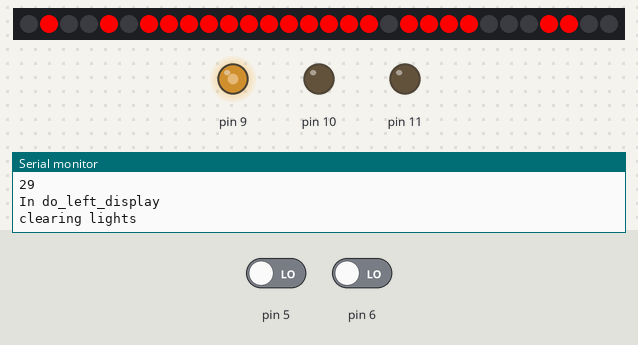
A sketch run on a simulated Arduino Uno, built with avr-gcc and run on an emulated ATmega328P. On the bench: 30 RGB LEDs in strip order, left to right, output pins drawn as LEDs (lit = HIGH), the last lines printed to the serial monitor. The test bench sets the inputs (shaded band); at power-on: pin 5 LOW, pin 6 LOW.

Above: at 1.2 s.
1.3 s: pin 5 driven HIGH
2.8 s: pin 6 driven HIGH
4.4 s: pin 6 driven LOW
7.4 s: pin 5 driven LOW
At 7.84 s:
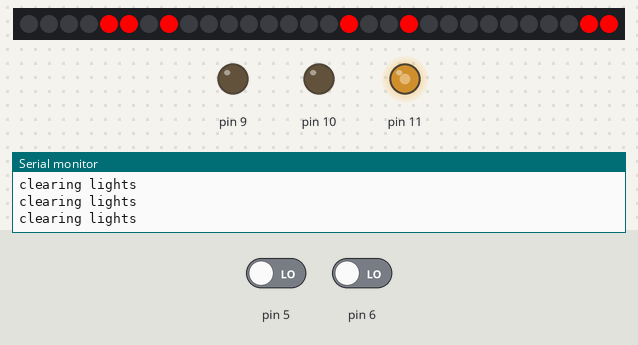
9.6 s: pin 5 driven HIGH and pin 6 driven HIGH
12.6 s: pin 5 driven LOW and pin 6 driven LOW
At 13.14 s:
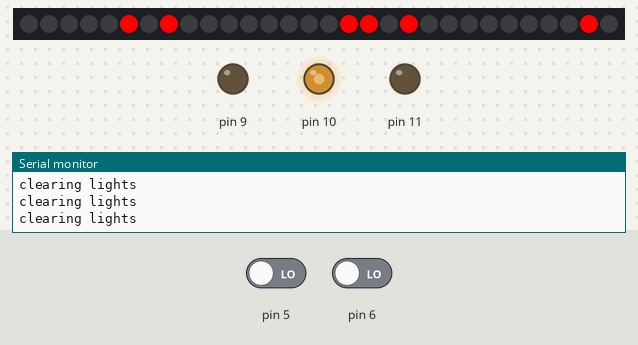
Timing chart, 0 to 15.6 s (numbered marks = the images above; inputs shaded):
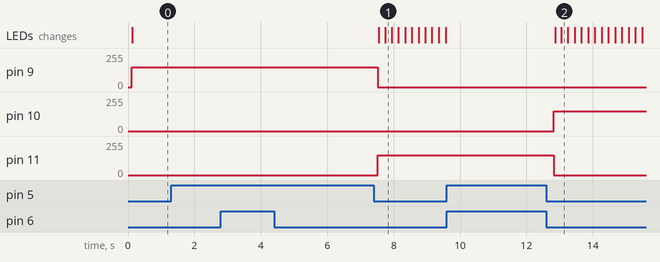

The sketch:

magic_box_arduino_code.ino
```cpp
#include "pin_mapping.cpp"
#include "states.h"

void setup() {
  Serial.begin(9600);
  states::current_state = states::do_init(RED_LED, GREEN_LED, BLUE_LED, BUTTON1, BUTTON2);
}

void loop() {
  states::current_state = states::run_state(states::current_state, RED_LED, GREEN_LED,
                                            BLUE_LED, BUTTON1, BUTTON2);
}
```

buttons.cpp
```cpp
#include "buttons.h"

namespace buttons
{


  int BUTTON_1_STATE;             // the current reading from the input pin
  int LAST_BUTTON_1_STATE = LOW;   // the previous reading from the input pin
  int BUTTON_2_STATE;             // the current reading from the input pin
  int LAST_BUTTON_2_STATE = LOW;   // the previous reading from the input pin

  unsigned long LAST_DEBOUNCE_TIME_BUTTON_1 = 0;  // the last time the output pin was toggled
  unsigned long LAST_DEBOUNCE_TIME_BUTTON_2 = 0;  // the last time the output pin was toggled
  unsigned long DEBOUNCE_DELAY = 50;    // the debounce time; increase if the output flickers

  bool is_button_pressed(const int& button_pin, int& last_button_state,  unsigned long& last_debounce_time, const int& debounce_delay, int& button_state)
  {
    int reading = digitalRead(button_pin);
    // check to see if you just pressed the button
    // (i.e. the input went from LOW to HIGH), and you've waited long enough
    // since the last press to ignore any noise:
    // If the switch changed, due to noise or pressing:
    if (reading != last_button_state)
    {
      // reset the debouncing timer
      last_debounce_time = millis();
    }

    // https://www.norwegiancreations.com/2018/10/arduino-tutorial-avoiding-the-overflow-issue-when-using-millis-and-micros/
    if ((unsigned long)(millis() - last_debounce_time) > debounce_delay)
    {
      // whatever the reading is at, it's been there for longer than the debounce
      // delay, so take it as the actual current state:

      // if the button state has changed:
      if (reading != button_state)
      {
        Serial.println("changing button state");
        Serial.println(reading);
        Serial.println(button_state);
        button_state = reading;
        Serial.println(button_state);

      }
    }

    last_button_state = reading;

    return button_state == HIGH;

  }
  bool is_button_1_pressed(const int& button_1_pin)
  {
    return is_button_pressed(button_1_pin, LAST_BUTTON_1_STATE,
                             LAST_DEBOUNCE_TIME_BUTTON_1,
                             DEBOUNCE_DELAY, BUTTON_1_STATE);
  }
  bool is_button_2_pressed(const int& button_2_pin)
  {
    return is_button_pressed(button_2_pin, LAST_BUTTON_2_STATE,
                             LAST_DEBOUNCE_TIME_BUTTON_2,
                             DEBOUNCE_DELAY, BUTTON_2_STATE);
  }

}
```

buttons.h
```cpp
#ifndef BUTTONS_H
#define BUTTONS_H

#include <Arduino.h>

namespace buttons
{

  extern int BUTTON_1_STATE;             // the current reading from the input pin
  extern int LAST_BUTTON_1_STATE;   // the previous reading from the input pin
  extern int BUTTON_2_STATE;             // the current reading from the input pin
  extern int LAST_BUTTON_2_STATE;   // the previous reading from the input pin

  extern unsigned long LAST_DEBOUNCE_TIME_BUTTON_1;  // the last time the output pin was toggled
  extern unsigned long LAST_DEBOUNCE_TIME_BUTTON_2;  // the last time the output pin was toggled
  extern unsigned long DEBOUNCE_DELAY;    // the debounce time; increase if the output flickers

  bool is_button_pressed(const int& button_pin, int& last_button_state,  unsigned long& last_debounce_time, const int& debounce_delay, int& button_state);
  bool is_button_1_pressed(const int& button_1_pin);
  bool is_button_2_pressed(const int& button_2_pin);

}

#endif
```

lights.cpp
```cpp
#include "lights.h"


namespace lights
{
  CRGB leds[NUM_LED];
  int led_matrix[NUM_ROWS][NUM_COLS];
  bool a_letter[5][3] =
  {
      {false, true, false},
      {true, false, true},
      {true, true, true},
      {true, false, true},
      {true, false, true}
  };

  bool d_letter[NUM_ROWS][3] =
  {
      {true, true, false},
      {true, false, true},
      {true, false, true},
      {true, false, true},
      {true, true, false}
  };
  bool h_letter[NUM_ROWS][3] =
  {
      {true, false, true},
      {true, false, true},
      {true, true, true},
      {true, false, true},
      {true, false, true}
  };

  bool i_letter[NUM_ROWS][3] =
  {
      {true, true, true},
      {false, true, false},
      {false, true, false},
      {false, true, false},
      {true, true, true}
  };
  bool m_letter[NUM_ROWS][3] =
  {
      {true, false, true},
      {true, true, true},
      {true, true, true},
      {true, false, true},
      {true, false, true}
  };
  bool n_letter[NUM_ROWS][3] =
  {
      {true, false, true},
      {true, true, true},
      {true, true, true},
      {true, false, true},
      {true, false, true}
  };
  bool r_letter[NUM_ROWS][3] =
  {
      {true, true, true},
      {true, false, true},
      {true, true, true},
      {true, true, false},
      {true, false, true}
  };
  bool s_letter[NUM_ROWS][3] =
  {
      {true, true, true},
      {true, false, false},
      {true, true, true},
      {false, false, true},
      {true, true, true}
  };
  bool u_letter[NUM_ROWS][3] =
  {
      {true, false, true},
      {true, false, true},
      {true, false, true},
      {true, false, true},
      {true, true, true}
  };

  bool y_letter[NUM_ROWS][3] =
  {
      {true, false, true},
      {true, true, true},
      {false, true, false},
      {false, true, false},
      {false, true, false}
  };

  bool z_letter[NUM_ROWS][3] =
  {
      {true, true, true},
      {false, false, true},
      {false, true, false},
      {true, false, false},
      {true, true, true}
  };

  byte GLOBAL_R{255};
  byte GLOBAL_G{0};
  byte GLOBAL_B{0};


  void show_left_pattern()
  {
    leds[0] = CRGB(255, 0, 0);
    FastLED.show();
    leds[1] = CRGB(0, 255, 0);
    FastLED.show();
    leds[2] = CRGB(0, 0, 255);
    FastLED.show();
  }

  void zero_leds()
  {
    Serial.println("clearing lights");
    int index{0};
    for (int i = 0; i < lights::NUM_ROWS; i++)
    {
      for (int j = 0; j < lights::NUM_COLS; j++)
      {
        index = led_matrix[i][j];
        leds[index] = CRGB(0, 0, 0);
      }
    }
    FastLED.show();
  }

  void show_heart()
  {
    int index{0};
    // first row of 30 pixel heart
    index = led_matrix[0][1];
    leds[index] = CRGB(255, 0, 0);
    index = led_matrix[0][4];
    leds[index] = CRGB(255, 0, 0);

    // next 2 rows are all lit up
    for (int i = 1; i < 3; i++)
    {
      for (int j = 0; j < lights::NUM_COLS; j++)
      {
        index = led_matrix[i][j];
        leds[index] = CRGB(255, 0, 0);
      }
    }

    for (int j = 1; j < 5; j++)
    {
      index = led_matrix[3][j];
      leds[index] = CRGB(255, 0, 0);
    }

    index = led_matrix[4][2];
    leds[index] = CRGB(255, 0, 0);
    index = led_matrix[4][3];
    leds[index] = CRGB(255, 0, 0);
    FastLED.show();
  }

  MagicBoxLeds::MagicBoxLeds(int num_leds, int loop_rate_hz) : num_leds_(num_leds), loop_rate_hz_(loop_rate_hz)
  {

  }

void MagicBoxLeds::blinkLight(int pin, byte intensity, bool& on)
  {
    if (isTimeToUpdate())
    {
      if (on)
      {
        on = false;
        analogWrite(pin, 0);
      }
      else
      {
        on = true;
        analogWrite(pin, intensity);
      }

    }
  }

  void MagicBoxLeds::reset()
  {
      last_led_change_time = 0;
      current_index_ = 0;
  }

  bool MagicBoxLeds::scrollLetter(int letter, int r, int g, int b)
  {
    switch(letter)
    {
    case 97: {
               return scrollTextLeft(a_letter, r, g, b);
               break;
            }
    case 100: {
           return scrollTextLeft(d_letter, r, g, b);
           break;
        }
    case 104: {
           return scrollTextLeft(h_letter, r, g, b);
           break;
        }
    case 105: {
           return scrollTextLeft(i_letter, r, g, b);
           break;
        }
    case 109: {
           return scrollTextLeft(m_letter, r, g, b);
           break;
        }
    case 110: {
           return scrollTextLeft(n_letter, r, g, b);
           break;
        }
    case 114: {
           return scrollTextLeft(r_letter, r, g, b);
           break;
        }
    case 115: {
           return scrollTextLeft(s_letter, r, g, b);
           break;
        }
    case 117: {
           return scrollTextLeft(u_letter, r, g, b);
           break;
        }
    case 121: {
           return scrollTextLeft(y_letter, r, g, b);
           break;
        }
    case 122: {
           return scrollTextLeft(z_letter, r, g, b);
           break;
        }
    default: {
             return false;
             break;
            }
    }
  }
  bool MagicBoxLeds::scrollTextLeft(bool letter[5][3], int r, int g, int b)
  {
    if (isTimeToUpdate())
    {
      zero_leds();
      // we want to scroll all the way off the screen, so permit starting on 6 - 8, -2, as we will add 2 to it and get to 0
      if (current_index_ > 8)
      {
        return true;
      }
      else
      {
        current_index_ += 1;
      }
      int led_index;
      // iterating over 3 letter cols
      int starting_col = NUM_COLS - current_index_;
      for (int j = 0; j < 3; j++)
      {
        if (starting_col + j > NUM_COLS - 1 || starting_col + j < 0)
        {
          continue;
        }
        for (int i = 0; i < NUM_ROWS; i++)
        {
          if (letter[i][j])
          {
            led_index = lights::led_matrix[i][starting_col + j];
            leds[led_index] = CRGB(r, g, b);
          }
        }
      }

    }
    FastLED.show();
    return false;
  }

  bool MagicBoxLeds::isTimeToUpdate()
  {
    if (millis() - last_led_change_time > (((float)1 / loop_rate_hz_) * 1000))
    {
      last_led_change_time = millis();
      return true;
    }
    else
    {
      return false;
    }

  }
  void MagicBoxLeds::walkLEDArray(int r, int g, int b)
  {
    if (isTimeToUpdate())
    {
      leds[current_index_] = CRGB(0, 0, 0);
      current_index_++;
      if (current_index_ == num_leds_)
      {
        current_index_ = 0;
      }
      leds[current_index_] = CRGB(r, g, b);
    }
    FastLED.show();
  }


  void show_loop_pattern(MagicBoxLeds& magic_leds, int r, int g, int b)
  {
    magic_leds.walkLEDArray(r, g, b);
  }


  void printLEDMatrix()
  {
    for (int i = 0; i < lights::NUM_ROWS; i++)
    {
      for (int j = 0; j < lights::NUM_COLS; j++)
      {
        Serial.println( lights::led_matrix[i][j]);
      }
    }
  }

}
```

lights.h
```cpp
#ifndef LIGHTS_H
#define LIGHTS_H

#include <Arduino.h>
#include <FastLED.h>

namespace lights
{

  const int NUM_ROWS{5};
  const int NUM_COLS{6};
  const int NUM_LED{NUM_ROWS * NUM_COLS};
  extern CRGB leds[];

  extern int led_matrix[NUM_ROWS][NUM_COLS];


  extern bool a_letter[NUM_ROWS][3];
  extern bool d_letter[NUM_ROWS][3];
  extern bool h_letter[NUM_ROWS][3];
  extern bool i_letter[NUM_ROWS][3];
  extern bool m_letter[NUM_ROWS][3];
  extern bool n_letter[NUM_ROWS][3];
  extern bool r_letter[NUM_ROWS][3];
  extern bool s_letter[NUM_ROWS][3];
  extern bool u_letter[NUM_ROWS][3];
  extern bool y_letter[NUM_ROWS][3];
  extern bool z_letter[NUM_ROWS][3];

  extern byte GLOBAL_R;
  extern byte GLOBAL_G;
  extern byte GLOBAL_B;

  void show_left_pattern();

  class MagicBoxLeds
  {
    public:
      MagicBoxLeds(int num_leds, int loop_rate_hz);
      void walkLEDArray(int r, int g, int b);
      bool MagicBoxLeds::scrollTextLeft(bool letter[5][3], int r, int g, int b);
      bool MagicBoxLeds::scrollLetter(int letter, int r, int g, int b);
      void reset();
      void blinkLight(int pin, byte intensity, bool& on);
    private:
      bool isTimeToUpdate();
      unsigned long last_led_change_time{0};
      int num_leds_;
      int loop_rate_hz_;
      int current_index_{0};

  };

  void show_loop_pattern(MagicBoxLeds& magic_leds, int r, int g, int b);

  void zero_leds();
  void show_heart();

  void printLEDMatrix();
}

#endif
```

pin_mapping.cpp
```cpp
#define RED_LED 9
#define GREEN_LED 10
#define BLUE_LED 11

#define BUTTON1 6
#define BUTTON2 5

#define LED_PIN     A2
```

states.h
```cpp
#ifndef STATES_H
#define STATES_H

#include <Arduino.h>

#include "lights.h"
#include "buttons.h"

namespace states
{

  // TODO: make function sig into struct
  typedef enum
  {
    STATE_INITIAL,
    STATE_LEFTDISPLAY,
    STATE_RIGHTDISPLAY,
    STATE_CENTERDISPLAY,
    STATE_LIGHTCONFIG,
    NUM_STATES
  } state_t;

  typedef state_t state_func_t(const int& red_led_pin, const int& green_led_pin,
                          const int& blue_led_pin, const int& button_1_pin,
                          const int& button_2_pin);

  extern state_t current_state;

  state_t do_init(const int& red_led_pin, const int& green_led_pin,
                          const int& blue_led_pin, const int& button_1_pin,
                          const int& button_2_pin);

  state_t do_left_display(const int& red_led_pin, const int& green_led_pin,
                          const int& blue_led_pin, const int& button_1_pin,
                          const int& button_2_pin);

  state_t do_right_display(const int& red_led_pin, const int& green_led_pin,
                          const int& blue_led_pin, const int& button_1_pin,
                          const int& button_2_pin);

  state_t do_center_display(const int& red_led_pin, const int& green_led_pin,
                          const int& blue_led_pin, const int& button_1_pin,
                          const int& button_2_pin);

  state_t do_light_config(const int& red_led_pin, const int& green_led_pin,
                          const int& blue_led_pin, const int& button_1_pin,
                          const int& button_2_pin);

  extern state_func_t* const STATE_TABLE[5];

  state_t run_state(state_t cur_state, const int& red_led_pin, const int& green_led_pin,
                          const int& blue_led_pin, const int& button_1_pin,
                          const int& button_2_pin);

}
#endif
```

Source omitted: states.cpp (7230 bytes)

Measured:
- after the input at 7.4 s, pin 9: 150/255 → 0/255 after 0.12 s; pin 11: 0/255 → 150/255 after 0.12 s; the LEDs: first change after 0.16 s (image 1 shows a later state)
- after the input at 12.6 s, pin 10: 0/255 → 150/255 after 0.22 s; pin 11: 150/255 → 0/255 after 0.22 s; the LEDs: first change after 0.26 s (image 2 shows a later state)
